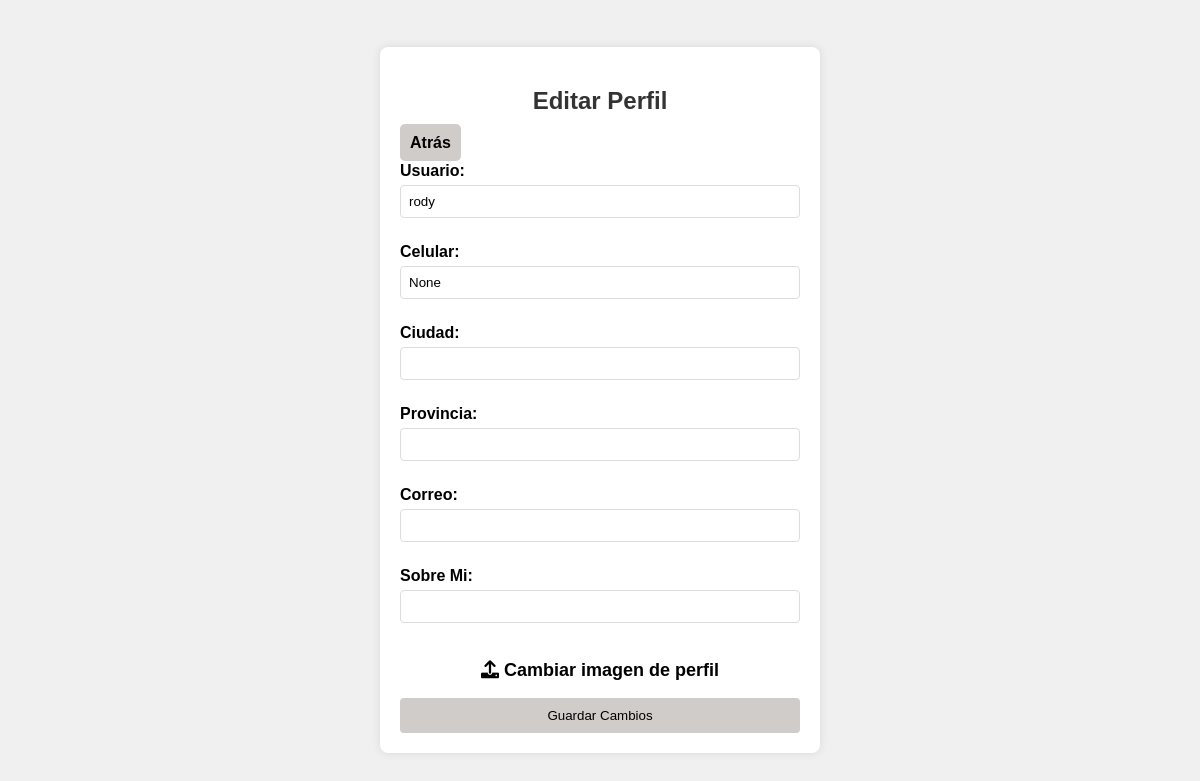
The page /editarPerfil (signed in) on the database as committed earlier.
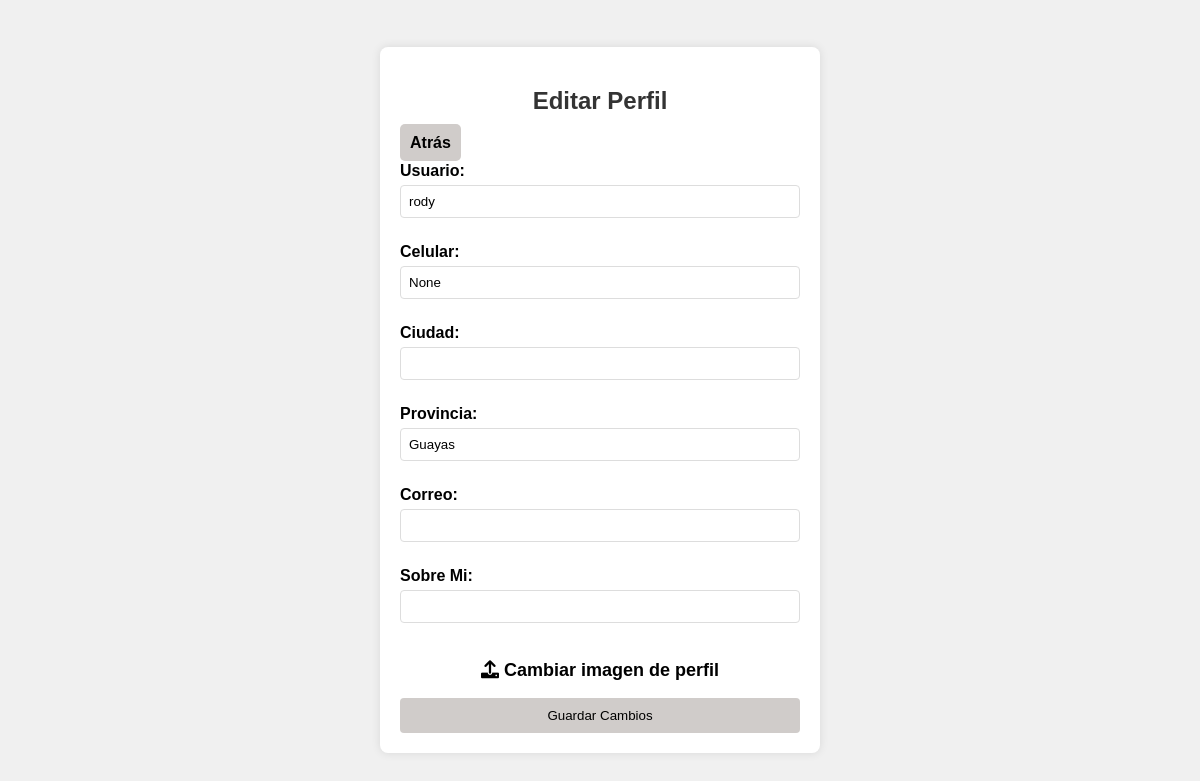
The same page on the database as committed later.
### Apps/Usuario/models.py (models this page shows, shortened)
class Perfil(models.Model):
    imagen = models.ImageField(upload_to=user_media_path, null=True, blank=True)
    provincia = models.CharField(max_length=200)
    ciudad = models.CharField(max_length=100)
    total_publicaciones = models.IntegerField(default=0)
    usuario = models.OneToOneField(Usuario, on_delete=models.CASCADE, null=True)

class Usuario(AbstractUser):
    username = models.CharField(max_length=150, unique=True)
    correo = models.EmailField(max_length=50, unique=True)
    celular = models.IntegerField(null=True, default=None)
    OPCIONES_ROL = [
        ('usuario', 'Usuario normal'),
        ('admin', 'Administrador'),
    ]
    roles = models.CharField(max_length=7, choices=OPCIONES_ROL, default='usuario')

### Apps/Usuario/views.py (the view)
# urls.py: path('editarPerfil', login_required(views.Editar_perfil), name='editar_perfil')
def Editar_perfil (request):
    perfil = get_object_or_404(Perfil, usuario=request.user)
    return render(request, 'Usuario/editar_perfil.html',
                  {
                      'perfil' : perfil
                  })

### Apps/Usuario/templates/Usuario/editar_perfil.html (shortened to what this page needs)
{% load static %}
<!DOCTYPE html>
<html lang="es">
<head>
  <link rel="stylesheet" href="{% static 'Usuario/css/editar_perfil.css' %}? v=2">
  <link rel="stylesheet" href="https://cdnjs.cloudflare.com/ajax/libs/font-awesome/6.0.0/css/all.min.css">
</head>
<body>
  <div class="edit-profile-container">
    <h2>Editar Perfil</h2>
      <a href="{% url 'perfil' %}" class="back-button">Atrás</a>
    <form method="post" enctype="multipart/form-data">
      <label for="nombre">Usuario:</label>
      <input type="text" id="nombre" name="nombre" value="{{ perfil.usuario.username }}" required>
      <label for="titulo">Celular:</label>
      <input type="text" id="titulo" name="titulo" value="{{ perfil.usuario.celular }}" required>
      <label for="edad">Ciudad:</label>
      <input type="number" id="edad" name="edad" value="{{ perfil.ciudad }}" required>
      <label for="ubicacion">Provincia:</label>
      <input type="text" id="ubicacion" name="ubicacion" value="{{ perfil.provincia }}" required>
      <label for="correo">Correo:</label>
      <input type="email" id="correo" name="correo" value="{{ perfil.usuario.correo }}" required>
      <label for="sitio_web">Sobre Mi:</label>
      <input type="url" id="sitio_web" name="sitio_web" value="{{ perfil.sitio_web }}">
              <label class="imgperfil" for="image-upload">
                <i class="fa fa-upload"></i> Cambiar imagen de perfil
              </label>
      <button type="submit">Guardar Cambios</button>
    </form>
  </div>
</body>
</html>

Rows that differ between the two databases and show on the page:
changed Perfil "rody": ubicacion (not shown) → "Guayas"
